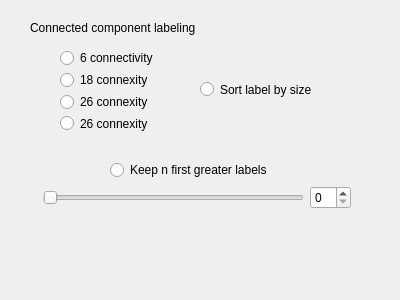
<?xml version="1.0" encoding="UTF-8"?>
<ui version="4.0">
 <class>Form</class>
 <widget class="QWidget" name="Form">
  <property name="geometry">
   <rect>
    <x>0</x>
    <y>0</y>
    <width>400</width>
    <height>300</height>
   </rect>
  </property>
  <property name="windowTitle">
   <string>Form</string>
  </property>
  <widget class="QLabel" name="label">
   <property name="geometry">
    <rect>
     <x>30</x>
     <y>20</y>
     <width>191</width>
     <height>16</height>
    </rect>
   </property>
   <property name="text">
    <string>Connected component labeling</string>
   </property>
  </widget>
  <widget class="QRadioButton" name="radioButton_5">
   <property name="geometry">
    <rect>
     <x>200</x>
     <y>80</y>
     <width>131</width>
     <height>19</height>
    </rect>
   </property>
   <property name="text">
    <string>Sort label by size</string>
   </property>
  </widget>
  <widget class="QWidget" name="">
   <property name="geometry">
    <rect>
     <x>60</x>
     <y>50</y>
     <width>93</width>
     <height>81</height>
    </rect>
   </property>
   <layout class="QVBoxLayout" name="verticalLayout">
    <item>
     <widget class="QRadioButton" name="radioButton">
      <property name="text">
       <string>6 connectivity</string>
      </property>
     </widget>
    </item>
    <item>
     <widget class="QRadioButton" name="radioButton_2">
      <property name="text">
       <string>18 connexity</string>
      </property>
     </widget>
    </item>
    <item>
     <widget class="QRadioButton" name="radioButton_3">
      <property name="text">
       <string>26 connexity</string>
      </property>
     </widget>
    </item>
    <item>
     <widget class="QRadioButton" name="radioButton_4">
      <property name="text">
       <string>26 connexity</string>
      </property>
     </widget>
    </item>
   </layout>
  </widget>
  <widget class="QLabel" name="label_7">
   <property name="geometry">
    <rect>
     <x>32</x>
     <y>247</y>
     <width>16</width>
     <height>16</height>
    </rect>
   </property>
   <property name="text">
    <string/>
   </property>
  </widget>
  <widget class="QWidget" name="">
   <property name="geometry">
    <rect>
     <x>30</x>
     <y>160</y>
     <width>321</width>
     <height>51</height>
    </rect>
   </property>
   <layout class="QVBoxLayout" name="verticalLayout_2">
    <item>
     <layout class="QHBoxLayout" name="horizontalLayout_2">
      <item>
       <spacer name="horizontalSpacer">
        <property name="orientation">
         <enum>Qt::Horizontal</enum>
        </property>
        <property name="sizeHint" stdset="0">
         <size>
          <width>40</width>
          <height>20</height>
         </size>
        </property>
       </spacer>
      </item>
      <item>
       <widget class="QRadioButton" name="radioButton_6">
        <property name="layoutDirection">
         <enum>Qt::LeftToRight</enum>
        </property>
        <property name="text">
         <string>Keep n first greater labels</string>
        </property>
       </widget>
      </item>
      <item>
       <spacer name="horizontalSpacer_2">
        <property name="orientation">
         <enum>Qt::Horizontal</enum>
        </property>
        <property name="sizeHint" stdset="0">
         <size>
          <width>40</width>
          <height>20</height>
         </size>
        </property>
       </spacer>
      </item>
     </layout>
    </item>
    <item>
     <layout class="QHBoxLayout" name="horizontalLayout">
      <item>
       <widget class="QLabel" name="label_6">
        <property name="text">
         <string/>
        </property>
       </widget>
      </item>
      <item>
       <widget class="QSlider" name="horizontalSlider">
        <property name="orientation">
         <enum>Qt::Horizontal</enum>
        </property>
       </widget>
      </item>
      <item>
       <widget class="QSpinBox" name="spinBox"/>
      </item>
     </layout>
    </item>
   </layout>
  </widget>
 </widget>
 <resources/>
 <connections>
  <connection>
   <sender>spinBox</sender>
   <signal>valueChanged(int)</signal>
   <receiver>horizontalSlider</receiver>
   <slot>setValue(int)</slot>
   <hints>
    <hint type="sourcelabel">
     <x>319</x>
     <y>197</y>
    </hint>
    <hint type="destinationlabel">
     <x>246</x>
     <y>199</y>
    </hint>
   </hints>
  </connection>
  <connection>
   <sender>horizontalSlider</sender>
   <signal>valueChanged(int)</signal>
   <receiver>spinBox</receiver>
   <slot>setValue(int)</slot>
   <hints>
    <hint type="sourcelabel">
     <x>207</x>
     <y>202</y>
    </hint>
    <hint type="destinationlabel">
     <x>332</x>
     <y>201</y>
    </hint>
   </hints>
  </connection>
 </connections>
</ui>
